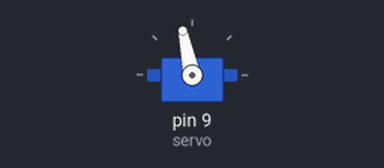
Recording of a sketch running on a simulated Arduino Uno, built with avr-gcc and run on an emulated ATmega328P. On the bench: servo.

Above: at 0.05 s.
At 39.95 s:
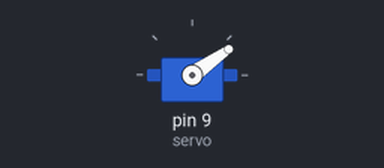
Timing chart, 0 to 52.0 s (numbered marks = the images above):
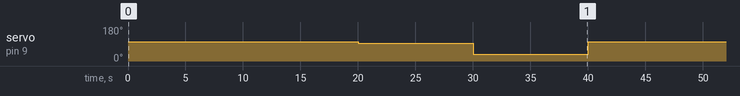

Measured:
- by itself, servo on pin 9 (servo): repeats every 40.0 s: 35° 10.0 s, 102° 20.0 s, 93° 10.0 s

The sketch:

servo_test.ino
```cpp
#include <Servo.h>

Servo servo;

void setup() {
  // put your setup code here, to run once:
  servo.attach(9);
}

void loop() {
  // put your main code here, to run repeatedly:
//  servo_test.write(0);
//  delay(1000);
//  servo_test.write(45);
//  delay(1000);
//  servo_test.write(135);
//  delay(1000);
//  servo_test.write(180);
//  delay(1000);

  servo.writeMicroseconds(1600);
  delay(20000);
  servo.writeMicroseconds(1500);
  delay(10000);
//  servo.writeMicroseconds(1400);
//  delay(1000);
  servo.writeMicroseconds(900);
  delay(10000);
}
```
